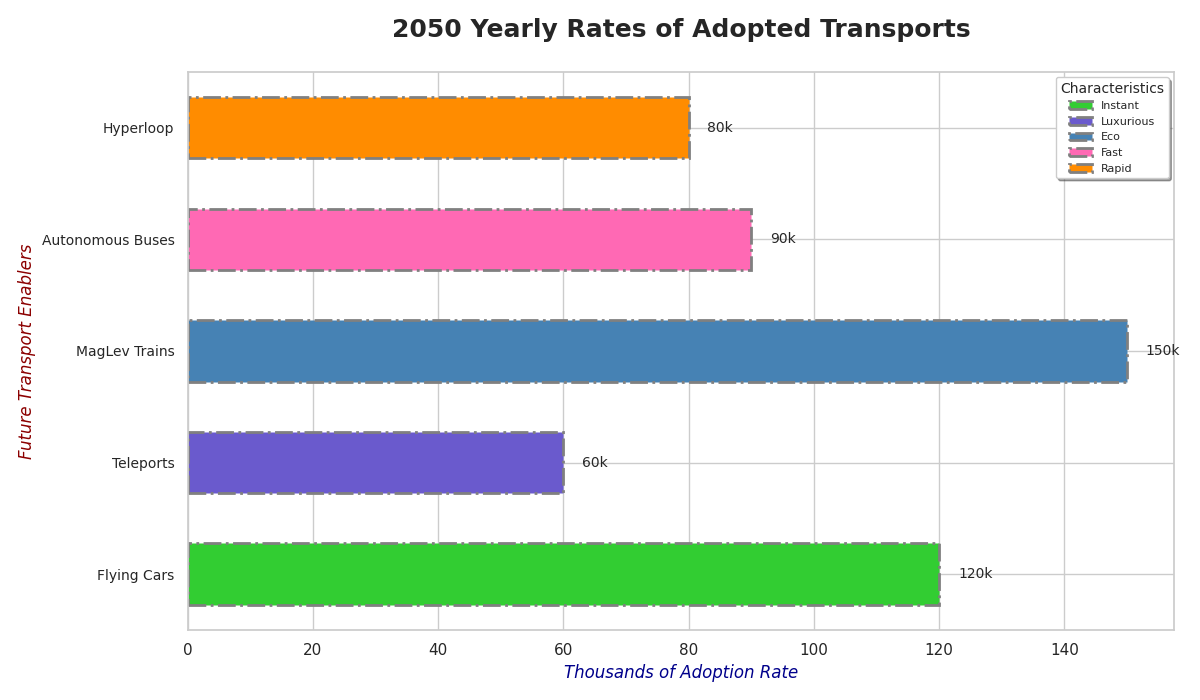

Python code for this plot:
import matplotlib.pyplot as plt
import numpy as np

transport_modes = ['Flying Cars', 'Teleports', 'MagLev Trains', 'Autonomous Buses', 'Hyperloop']
adoption_rates = np.array([120, 60, 150, 90, 80])
colors = ['#32cd32', '#6a5acd', '#4682b4', '#ff69b4', '#ff8c00']

fig, ax = plt.subplots(figsize=(12, 7))

bars = ax.barh(np.arange(len(transport_modes)), adoption_rates, color=colors, edgecolor='grey', linewidth=2, height=0.55, linestyle='-.')

ax.set_title('2050 Yearly Rates of Adopted Transports', fontsize=18, fontweight='heavy', pad=25)
ax.set_xlabel('Thousands of Adoption Rate', fontsize=12, fontstyle='italic', color='darkblue')
ax.set_ylabel('Future Transport Enablers', fontsize=12, fontstyle='italic', color='darkred')

ax.set_yticks(np.arange(len(transport_modes)))
ax.set_yticklabels(transport_modes, fontsize=10)

for bar in bars:
    xval = bar.get_width()
    ax.text(xval + 3, bar.get_y() + bar.get_height()/2, f'{xval}k', ha='left', va='center', fontsize=10, fontweight='medium')

legend_labels = ['Instant', 'Luxurious', 'Eco', 'Fast', 'Rapid']
ax.legend(bars, legend_labels, title='Characteristics', title_fontsize='10', loc='best', fontsize=8, frameon=True, shadow=True, fancybox=True)

plt.tight_layout()
plt.show()
